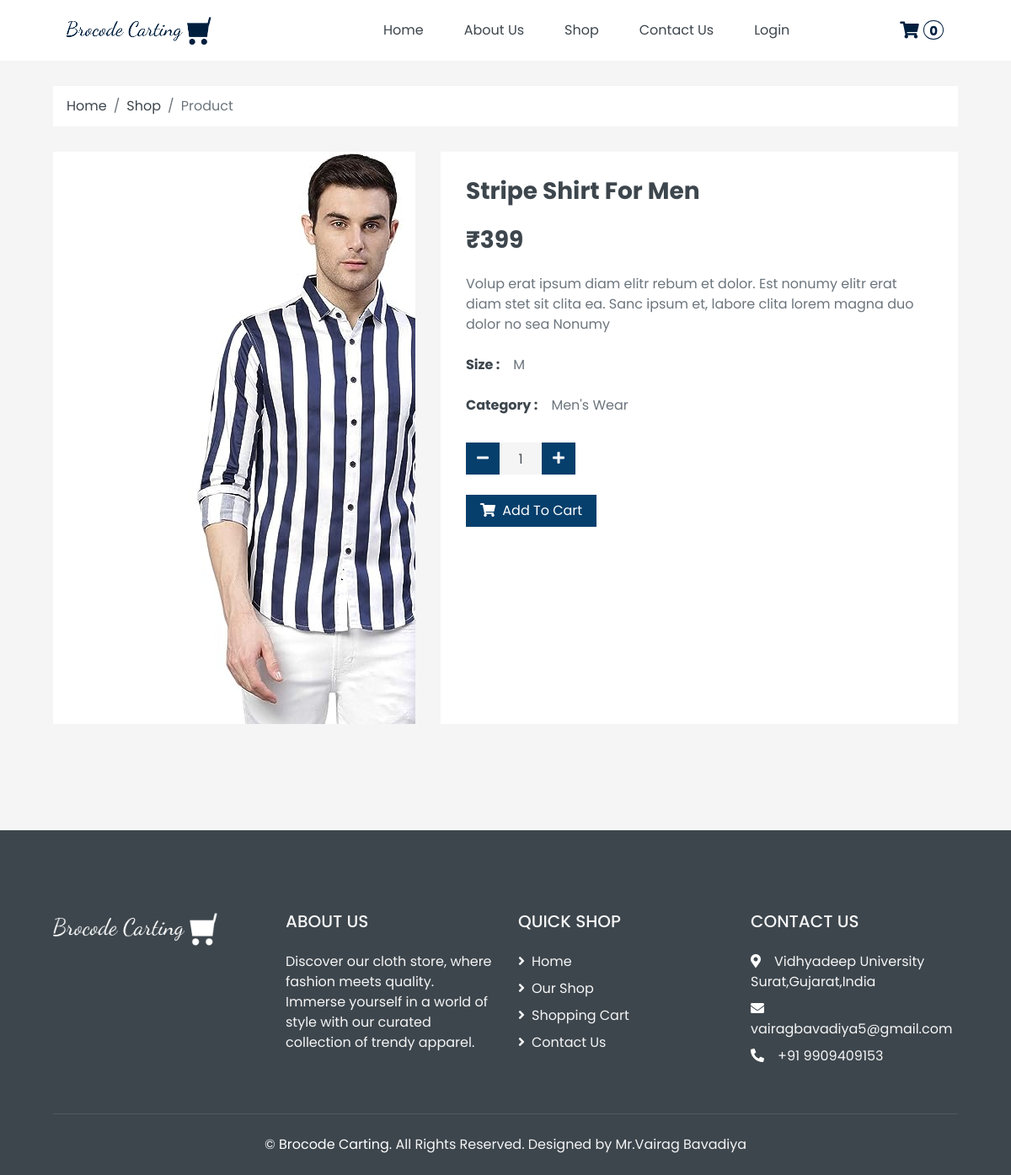
The page /product.php?id=51 on the database as committed earlier.
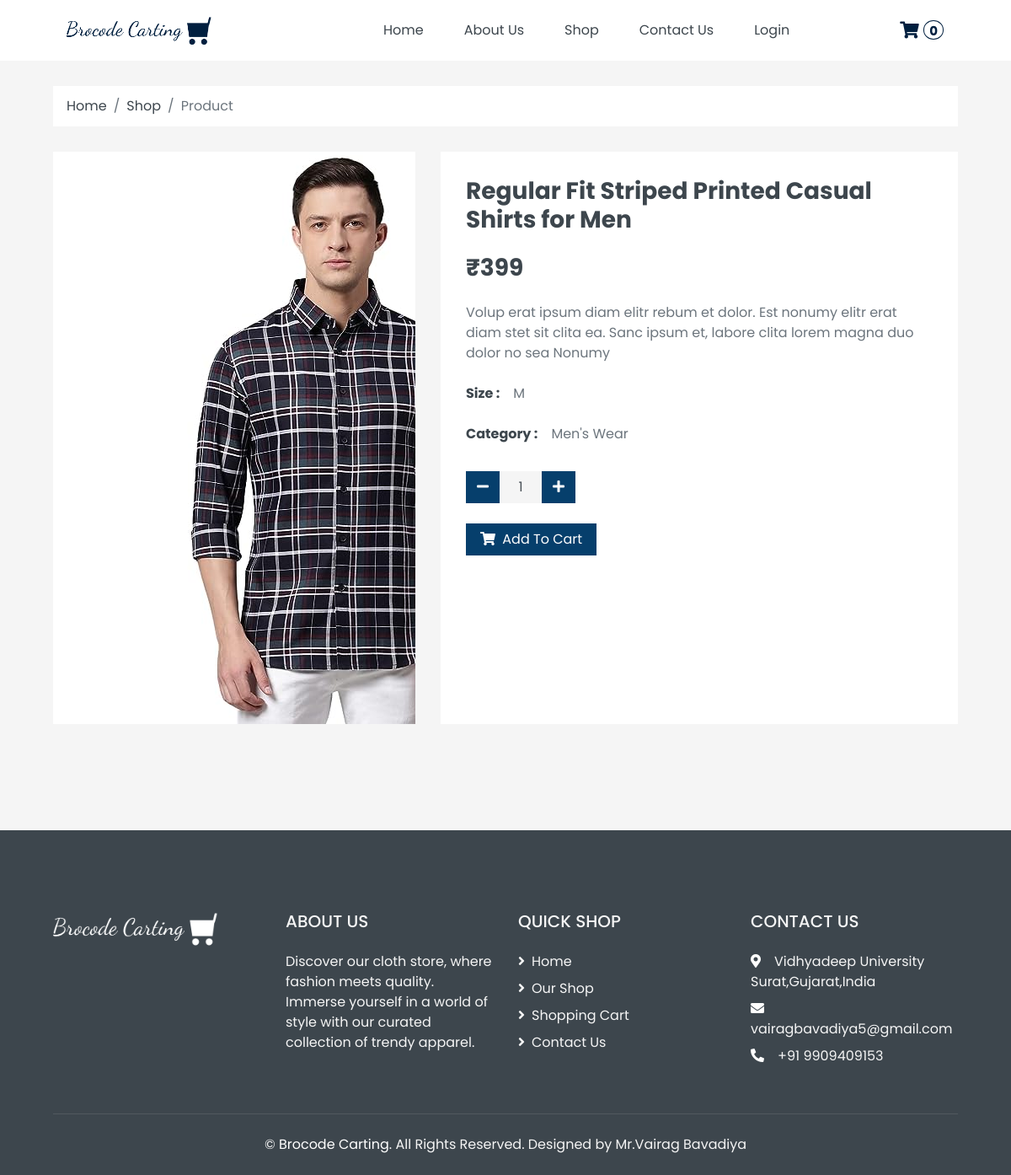
The same page on the database as committed later.
### tables this page shows
CREATE TABLE `product` (
  `id` int(20) NOT NULL,
  `category_id` int(20) NOT NULL,
  `variants_id` int(20) NOT NULL,
  `attribute_id` int(20) NOT NULL,
  `p_name` varchar(200) NOT NULL,
  `p_image` longtext DEFAULT NULL,
  `p_description` longtext NOT NULL,
  `stock` int(50) NOT NULL,
  `price` int(50) NOT NULL,
  `created_by` int(20) DEFAULT NULL,
  `updated_by` int(20) DEFAULT NULL,
  `created_at` datetime DEFAULT NULL,
  `updated_at` datetime DEFAULT NULL,
  `is_active` tinyint(1) NOT NULL,
  `is_delete` tinyint(1) DEFAULT NULL
);

CREATE TABLE `variants` (
  `id` int(20) NOT NULL,
  `var_name` varchar(50) NOT NULL,
  `created_at` datetime DEFAULT NULL,
  `updated_at` datetime DEFAULT NULL,
  `created_by` int(20) DEFAULT NULL,
  `updated_by` int(20) DEFAULT NULL,
  `is_active` tinyint(1) NOT NULL,
  `is_delete` tinyint(1) DEFAULT NULL
);

CREATE TABLE `attribute` (
  `id` int(20) NOT NULL,
  `variants_id` int(20) NOT NULL,
  `attribute_name` varchar(50) NOT NULL,
  `attribute_image` longtext DEFAULT NULL,
  `created_by` int(20) DEFAULT NULL,
  `updated_by` int(20) DEFAULT NULL,
  `created_at` datetime DEFAULT NULL,
  `updated_at` datetime DEFAULT NULL,
  `is_active` tinyint(1) NOT NULL,
  `is_delete` tinyint(1) DEFAULT NULL
);

CREATE TABLE `category` (
  `id` int(20) NOT NULL,
  `category_name` varchar(50) NOT NULL,
  `category_description` longtext NOT NULL,
  `image` longtext DEFAULT NULL,
  `created_by` int(50) DEFAULT NULL,
  `updated_by` int(50) DEFAULT NULL,
  `created_at` datetime NOT NULL,
  `updated_at` datetime NOT NULL,
  `is_active` tinyint(1) NOT NULL,
  `is_delete` tinyint(1) DEFAULT NULL
);

### product.php (the view, shortened to what this page needs)
<?php
require("header.php");
$id = $_GET['id'];
$sql = "SELECT p.id,p.category_id,p.attribute_id,p.variants_id,p.p_name,p.p_image,p.p_description,p.price,p.stock,c.category_name,v.var_name,a.attribute_name from product as p,variants as v,attribute as a,category as c where p.id = " . $id . " and p.category_id = c.id and p.variants_id = v.id and p.attribute_id = a.id";
$result = $conn->query($sql);
$row = mysqli_fetch_assoc($result);
?>
<div class="container-fluid">
    <div class="row px-xl-5">
        <div class="col-12">
            <nav class="breadcrumb bg-light mb-30">
                <a class="breadcrumb-item text-dark" href="index.php">Home</a>
                <a class="breadcrumb-item text-dark" href="shop.php">Shop</a>
                <span class="breadcrumb-item active">Product</span>
            </nav>
        </div>
    </div>
</div>
<div class="container-fluid pb-5">
    <div class="row px-xl-5">
        <div class="col-lg-5 mb-30">
            <div id="product-carousel single-product" class="carousel" data-ride="carousel">
                <div class="carousel-inner bg-light">
                    <div class="carousel-item active text-center">
                        <img class="" src="/e-commerce/admin/products/<?php echo $row['p_image']; ?>" alt="Image">
                    </div>
                </div>
            </div>
        </div>
        <div class="col-lg-7 h-auto mb-30">
            <div class="h-100 bg-light p-30">
                <h3><?php echo $row['p_name']; ?></h3>
                <h3 class="font-weight-semi-bold mb-4"><?php echo '₹' . $row['price']; ?></h3>
                <p class="mb-4">Volup erat ipsum diam elitr rebum et dolor. Est nonumy elitr erat diam stet sit
                    clita ea. Sanc ipsum et, labore clita lorem magna duo dolor no sea
                    Nonumy</p>
                <div class="d-flex mb-3">
                    <strong class="text-dark mr-3"><?php echo $row['var_name'] ?> :</strong>
                    <label for="size-1"><?php echo $row['attribute_name'] ?></label>
                </div>
                <div class="d-flex mb-3">
                    <strong class="text-dark mr-3">Category :</strong>
                    <label for="size-1"><?php echo $row['category_name'] ?></label>
                </div>
                <form method="post" class="product-cart-action">
                    <div class="d-flex align-items-center mb-4 pt-2">
                        <div class="input-group quantity mr-3" style="width: 130px;">
                            <div class="input-group-btn">
                                <button class="btn text-white custom-dark-btn btn-minus">
                                    <i class="fa fa-minus"></i>
                                </button>
                            </div>
                            <input type="text" class="qty form-control bg-secondary border-0 text-center" value="1" name="product_qty">
                            <div class="input-group-btn">
                                <button class="btn text-white custom-dark-btn btn-plus">
                                    <i class="fa fa-plus"></i>
                                </button>
                            </div>
                        </div>
                    </div>
                    <div class="d-flex mb-4">
                        <button class="btn text-white custom-dark-btn px-3 add-to-cart" data-product="<?php echo $row['id']; ?>">
                            <i class="fa fa-shopping-cart mr-1"></i> Add To Cart
                        </button>
                    </div>
                </form>
            </div>
        </div>
    </div>
</div>
<?php require("footer.php"); ?>

Rows that differ between the two databases and show on the page:
changed product "Size": p_image: a different picture; p_name "Stripe Shirt For Men" → "Regular Fit Striped Printed Casual Shirts for Men"
